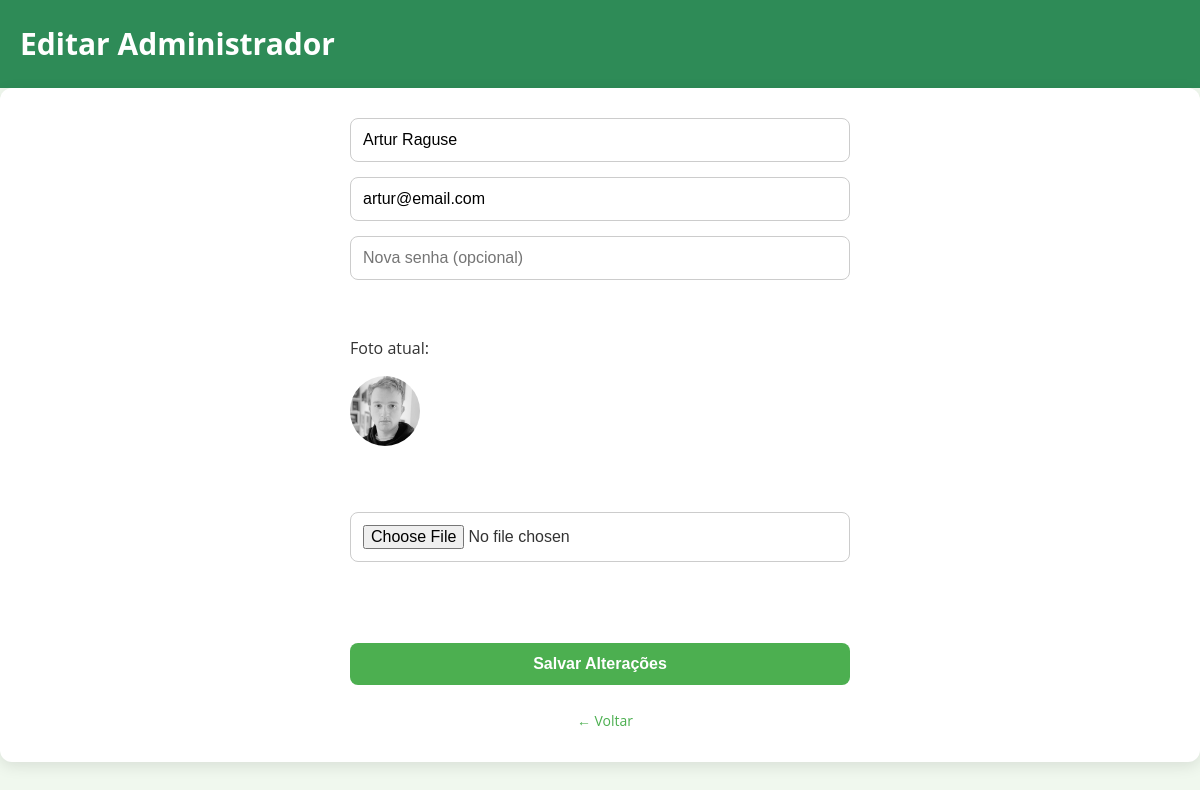
/admin/editarUsuario.php?id=8 (signed in), run on the app's committed database.
### tables this page shows
CREATE TABLE `usuarios` (
  `id` int(11) NOT NULL,
  `nome` varchar(128) DEFAULT NULL,
  `email` varchar(128) NOT NULL,
  `senha` varchar(64) NOT NULL,
  `foto` varchar(255) NOT NULL COMMENT 'Endereço da imagem'
);

### admin/editarUsuario.php (the view, shortened to what this page needs)
<?php
$connection = conectar();
$id = intval($_GET['id']);
$query = "SELECT * FROM usuarios WHERE id = $id";
$result = mysqli_query($connection, $query);
$usuario = mysqli_fetch_assoc($result);
?>
<link rel="stylesheet" href="../style/style-admin.css">
<div class="top-admin">
    <h1>Editar Administrador</h1>
</div>
<section>
    <form action="" method="POST" enctype="multipart/form-data">
        <input type="text" name="nome" value="<?php echo $usuario['nome']; ?>" required>
        <input type="email" name="email" value="<?php echo $usuario['email']; ?>" required>
        <input type="password" name="senha" placeholder="Nova senha (opcional)"><br>
        <label>Foto atual:</label>
        <img src="../<?php echo $usuario['foto']; ?>" alt='{$usuario['nome']}' width='70' style='border-radius:50%; margin-bottom:10px;'><br>
        <input type="file" name="foto"><br><br>
        <button type="submit" name="editar" class="botao-principal">Salvar Alterações</button>
        <a href="index.php#usuarios" class="botao-voltar">← Voltar</a>
    </form>
</section>

### style/style-admin.css (style rules this page uses)
.top-admin { display: flex; align-items: center; justify-content: space-between; background: #2E8B57; color: white; padding: 20px; flex-wrap: wrap; }
.top-admin h1 { font-size: 30px; margin: 0; }
section { background: white; padding: 30px; margin-bottom: 40px; border-radius: 12px; box-shadow: 0 4px 15px rgba(0,0,0,0.1); scroll-margin-top: 20px; }
form { display: grid; gap: 15px; max-width: 500px; margin: 0 auto; }
form input, form textarea, form button { width: 100%; padding: 12px; border: 1px solid #ccc; border-radius: 8px; font-size: 16px; box-sizing: border-box; }
form button { background: #4CAF50; color: white; font-weight: bold; cursor: pointer; border: none; transition: background-color 0.3s ease, transform 0.2s ease; }
.botao-voltar { display: inline-block; margin-top: 10px; text-decoration: none; color: #4CAF50; font-size: 14px; margin-left: 10px; text-align: center; }

### data on the page
usuarios: nome "Artur Raguse", email "artur@email.com", foto (picture)
